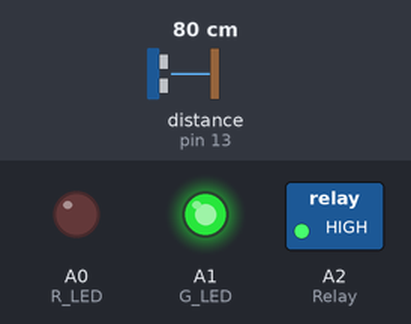
Bench run of a sketch on a simulated Arduino Uno, built with avr-gcc and run on an emulated ATmega328P. On the bench: switched loads named in the sketch (green lamp = pin HIGH), output pins drawn as LEDs (lit = HIGH). Wiring (inferred from the names in the program): ultrasonic range finder: trigger pin 12; echo pin 13. The inputs (shaded band) are chosen by the test bench; at power-on: distance to the obstacle (sensor on pin 13) 80 cm. The echo pulse lasts 58.3 µs per cm; pins used as bus, display or sensor lines are not drawn.

Above: at 1.3 s.
1.4 s: distance to the obstacle (sensor on pin 13) set to 7 cm
2.9 s: distance to the obstacle (sensor on pin 13) set to 4 cm
At 3.5 s:
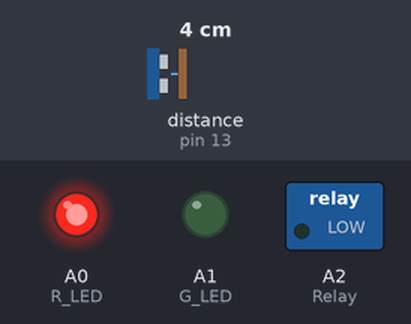
4.5 s: distance to the obstacle (sensor on pin 13) set to 6 cm
6.0 s: distance to the obstacle (sensor on pin 13) set to 9 cm
At 7.1 s:
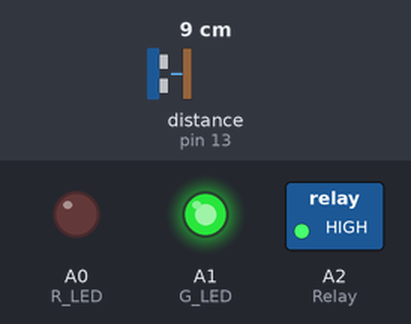
7.5 s: distance to the obstacle (sensor on pin 13) set to 2 cm
At 8.4 s:
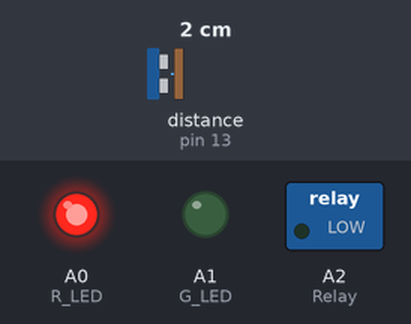
Timing chart, 0 to 10.0 s (numbered marks = the images above; inputs shaded):
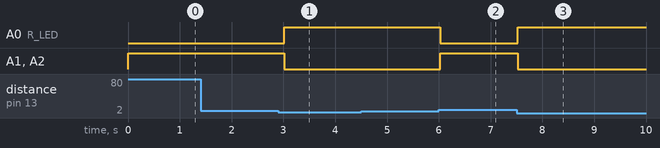

The sketch:

Water_pump_automation.ino
```cpp
const int trigPin = 12;
const int echoPin = 13;

const int R_LED = A0;
const int G_LED = A1;
const int Relay = A2;


int duration = 0;
int distance = 0;

void setup()
{
  pinMode(trigPin , OUTPUT);
  pinMode(echoPin , INPUT);

  pinMode(R_LED , OUTPUT);
  pinMode(G_LED , OUTPUT);
  pinMode(Relay , OUTPUT);


  Serial.begin(9600);

}

void loop()
{
 digitalWrite(trigPin, LOW);
  delayMicroseconds(2);
  digitalWrite(trigPin, HIGH);
  delayMicroseconds(10);
  digitalWrite(trigPin, LOW);
  duration = pulseIn(echoPin, HIGH);
  distance = duration/58.2;

  if ( distance <= 4 )  // set value when you want to turn OFF water pump
  {
    digitalWrite(R_LED, HIGH);
    digitalWrite(G_LED, LOW);
    digitalWrite(Relay, LOW);
  }
  else if ( distance >= 7 )   // set value when you want to turn ON water pump
  {
    digitalWrite(R_LED, LOW);
    digitalWrite(G_LED, HIGH);
    digitalWrite(Relay, HIGH);
  }

  delay(500);
}
```

Measured:
- the behaviour switches between 6 and 5 cm on distance to the obstacle (sensor on pin 13) (found by bisection; images 0 and 1)
- the behaviour switches between 7 and 8 cm on distance to the obstacle (sensor on pin 13) (found by bisection; images 1 and 2)
- after the input at 1.4 s, every drawn part: stays the same
- after the input at 2.9 s, A0 (R_LED): LOW → HIGH after 0.12 s; A1 (G_LED), A2 (Relay): HIGH → LOW after 0.12 s
- after the input at 4.5 s, every drawn part: stays the same
- after the input at 6.0 s, A0 (R_LED): HIGH → LOW at once; A1 (G_LED), A2 (Relay): LOW → HIGH at once
- after the input at 7.5 s, A0 (R_LED): LOW → HIGH at once; A1 (G_LED), A2 (Relay): HIGH → LOW at once
